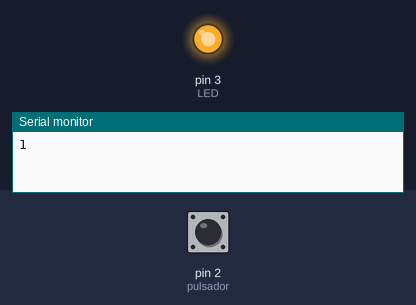
This sketch was run on a simulated Arduino Uno, built with avr-gcc and run on an emulated ATmega328P. Parts: output pins drawn as LEDs (lit = HIGH), the last lines printed to the serial monitor. The inputs (shaded band) are chosen by the test bench; at power-on: pin 2 (pulsador) HIGH.

Above: at 1.2 s.
1.3 s: pin 2 (pulsador) pulled LOW for 0.15 s
At 1.7 s:
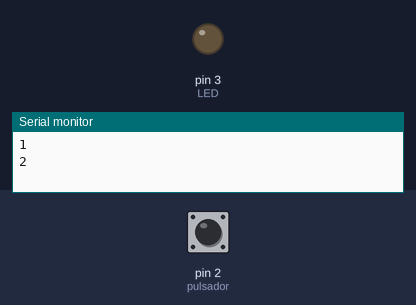
2.9 s: pin 2 (pulsador) pulled LOW for 1 s
At 4.2 s:
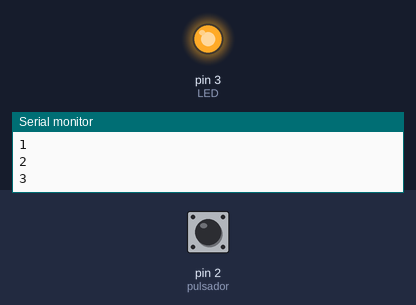
5.4 s: pin 2 (pulsador) pulled LOW for 3.2 s
At 9.0 s:
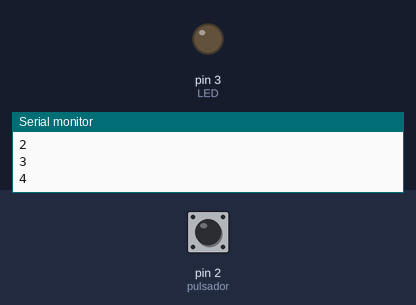
Timing chart, 0 to 10.5 s (numbered marks = the images above; inputs shaded):
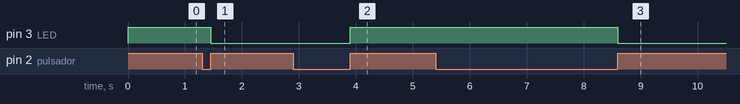

The sketch:

Conta_Pulse.ino
```cpp
/*FECHA: 13/04/2020
 * AUTOR: Elias Montenegro Ramos
 * DESCRIPCIÓN DEL PROGRAMA: Pulsador y LED con contador de pulsos con programa monitor.
 */
int pulsador =2;
int LED =3;
int estado =LOW;
int conta =0;

void setup()
{
     Serial.begin(9600); // activamos la comunicación serial
     pinMode (pulsador, INPUT);
     pinMode (LED, OUTPUT);
     digitalWrite(LED, LOW);
}

void loop()
    {
       while(digitalRead (pulsador) == LOW); //Mientras que  pulsador no se pulse estara e Bajo no hace nada (ciclo de lectura).
       conta ++;  // Incrementamos contador
       Serial.println(conta); // mandamos información al programa monitor
       estado = digitalRead(LED); // Entra aquí una vez que se oprime el pulsador y cambia el estado el pin 2 a HIGH.
                                // Lee el pin 3 el cual está en bajo LOW (0)por que nos hemos asegurado de esto y la cargamos en estado.
       digitalWrite(LED, !estado); // Encendemos el LED escribiendo el valor contrario o negado del valor que tiene actual osea HIGH (1).
       while(digitalRead (pulsador) == HIGH); // Para evitar Rebotes en el pulsador, mientras el pulsador este pulsado no se tenga
                                            // en cuenta como un nuevo  pulso sino hasta cuando cese de ser oprimido.
    }
```

Measured:
- after the input at 1.3 s, pin 3 (LED): HIGH → LOW after 0.15 s
- after the input at 2.9 s, pin 3 (LED): LOW → HIGH after 1.0 s
- after the input at 5.4 s, pin 3 (LED): HIGH → LOW after 3.2 s
